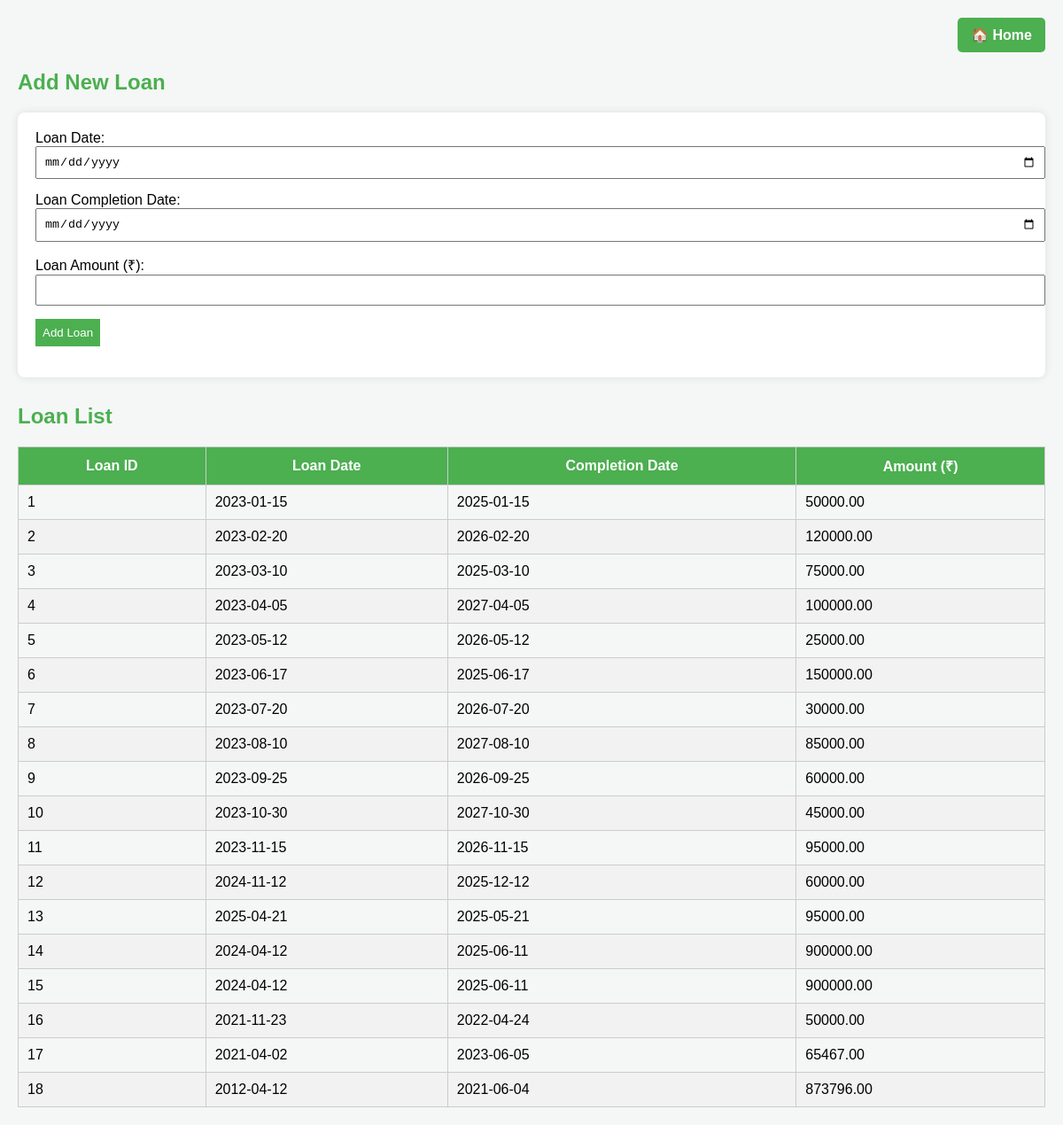
/add_loan.php, run on the app's committed database.
### tables this page shows
CREATE TABLE `loan` (
  `loan_id` int(11) NOT NULL,
  `loan_date` date NOT NULL,
  `loan_completion_date` date NOT NULL,
  `loan_amount` decimal(15,2) NOT NULL
);

### add_loan.php (the view, shortened to what this page needs)
<?php
$servername = "localhost";
$username = "root";
$password = "";
$database = "agriculture_management_system";
$conn = new mysqli($servername, $username, $password, $database);
$list_sql = "SELECT loan_id, loan_date, loan_completion_date, loan_amount FROM loan";
$loan_result = $conn->query($list_sql);
?>
<!DOCTYPE html>
<html lang="en">
<head>
</head>
<body>
<div class="top-bar">
    <a href="dashboard.php" class="home-button">🏠 Home</a>
</div>
<h2>Add New Loan</h2>
<form method="POST" action="">
    <label>Loan Date:</label>
    <input type="date" name="loan_date" required>
    <label>Loan Completion Date:</label>
    <input type="date" name="loan_completion_date" required>
    <label>Loan Amount (₹):</label>
    <input type="number" step="0.01" name="loan_amount" required>
    <input type="submit" value="Add Loan">
</form>
<?php if ($loan_result->num_rows > 0): ?>
    <h2>Loan List</h2>
    <table>
        <thead>
            <tr>
                <th>Loan ID</th>
                <th>Loan Date</th>
                <th>Completion Date</th>
                <th>Amount (₹)</th>
            </tr>
        </thead>
        <tbody>
            <?php while ($row = $loan_result->fetch_assoc()): ?>
                <tr>
                    <td><?= $row['loan_id'] ?></td>
                    <td><?= $row['loan_date'] ?></td>
                    <td><?= $row['loan_completion_date'] ?></td>
                    <td><?= $row['loan_amount'] ?></td>
                </tr>
            <?php endwhile; ?>
        </tbody>
    </table>
<?php else: ?>
    <p>No loans added yet.</p>
<?php endif; ?>
</body>
</html>

### add_loan.php (style rules this page uses)
body { font-family: Arial, sans-serif; background-color: #f4f7f6; margin: 0; padding: 20px; }
h2 { color: #4CAF50; }
.top-bar { display: flex; justify-content: flex-end; margin-bottom: 20px; }
.home-button { background-color: #4CAF50; color: white; padding: 10px 15px; text-decoration: none; border-radius: 5px; font-weight: bold; }
form { background-color: #fff; padding: 20px; margin-bottom: 30px; box-shadow: 0 0 10px rgba(0,0,0,0.1); border-radius: 8px; }
input, select { padding: 8px; width: 100%; margin-bottom: 15px; }
input[type="submit"] { background-color: #4CAF50; color: white; border: none; width: auto; cursor: pointer; }
table { width: 100%; border-collapse: collapse; margin-top: 20px; }
th, td { padding: 10px; border: 1px solid #ccc; }
th { background-color: #4CAF50; color: white; }
tr:nth-child(even) { background-color: #f2f2f2; }

### data on the page
loan: loan_id "1", loan_date "2023-01-15", loan_completion_date "2025-01-15", loan_amount "50000.00"
loan: loan_id "2", loan_date "2023-02-20", loan_completion_date "2026-02-20", loan_amount "120000.00"
loan: loan_id "3", loan_date "2023-03-10", loan_completion_date "2025-03-10", loan_amount "75000.00"
loan: loan_id "4", loan_date "2023-04-05", loan_completion_date "2027-04-05", loan_amount "100000.00"
loan: loan_id "5", loan_date "2023-05-12", loan_completion_date "2026-05-12", loan_amount "25000.00"
loan: loan_id "6", loan_date "2023-06-17", loan_completion_date "2025-06-17", loan_amount "150000.00"
loan: loan_id "7", loan_date "2023-07-20", loan_completion_date "2026-07-20", loan_amount "30000.00"
loan: loan_id "8", loan_date "2023-08-10", loan_completion_date "2027-08-10", loan_amount "85000.00"
loan: loan_id "9", loan_date "2023-09-25", loan_completion_date "2026-09-25", loan_amount "60000.00"
loan: loan_id "10", loan_date "2023-10-30", loan_completion_date "2027-10-30", loan_amount "45000.00"
loan: loan_id "11", loan_date "2023-11-15", loan_completion_date "2026-11-15", loan_amount "95000.00"
loan: loan_id "12", loan_date "2024-11-12", loan_completion_date "2025-12-12", loan_amount "60000.00"
loan: loan_id "13", loan_date "2025-04-21", loan_completion_date "2025-05-21", loan_amount "95000.00"
loan: loan_id "14", loan_date "2024-04-12", loan_completion_date "2025-06-11", loan_amount "900000.00"
loan: loan_id "15", loan_date "2024-04-12", loan_completion_date "2025-06-11", loan_amount "900000.00"
loan: loan_id "16", loan_date "2021-11-23", loan_completion_date "2022-04-24", loan_amount "50000.00"
loan: loan_id "17", loan_date "2021-04-02", loan_completion_date "2023-06-05", loan_amount "65467.00"
loan: loan_id "18", loan_date "2012-04-12", loan_completion_date "2021-06-04", loan_amount "873796.00"
